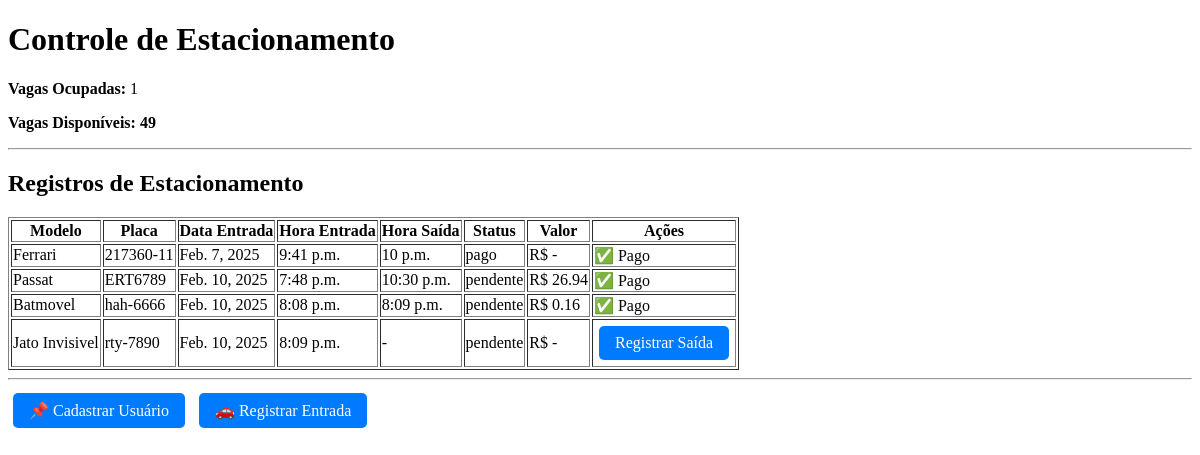
/, run on an earlier commit of the app's database.
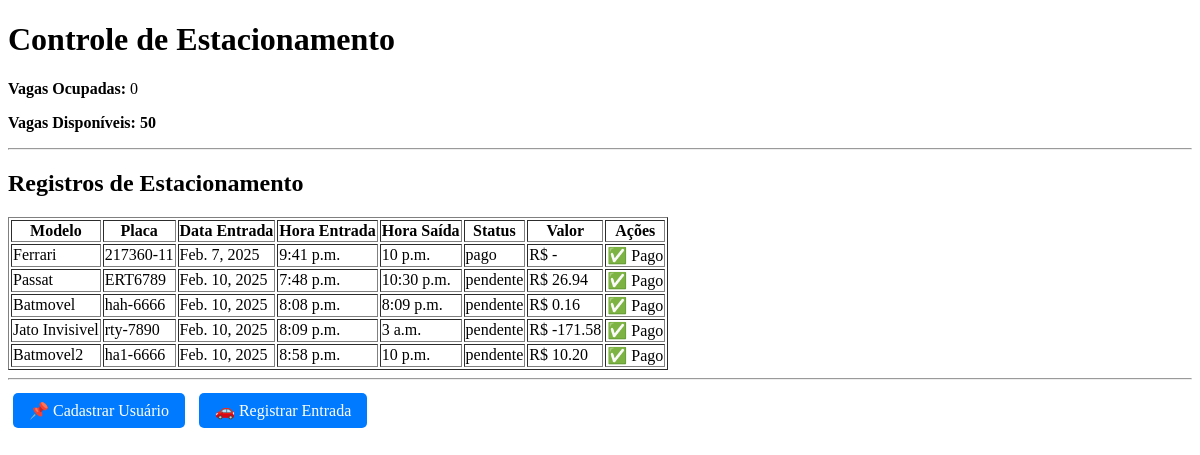
And on a later commit of the database.
### core/models.py (models this page shows, shortened)
class RegistroEstacionamento(models.Model):
    cliente = models.ForeignKey(Cliente, on_delete=models.CASCADE)
    modelo_carro = models.CharField(max_length=50)
    placa = models.CharField(max_length=10, unique=True)
    data_entrada = models.DateField(auto_now_add=True)
    hora_entrada = models.TimeField(auto_now_add=True)
    hora_saida = models.TimeField(null=True, blank=True)
    status_pagamento = models.CharField(
        max_length=10, choices=[('pago', 'Pago'), ('pendente', 'A pagar')], default='pendente'
    )
    valor_pago = models.DecimalField(max_digits=7, decimal_places=2, null=True, blank=True)

### core/views.py (the view)
# urls.py: path('', dashboard, name='dashboard'),
def dashboard(request):
    total_vagas = 50
    vagas_ocupadas = RegistroEstacionamento.objects.filter(hora_saida__isnull=True).count()
    vagas_disponiveis = total_vagas - vagas_ocupadas
    clientes = Cliente.objects.all()
    registros = RegistroEstacionamento.objects.all()
    return render(request, 'core/dashboard.html', {
        'clientes': clientes,  # Passando os clientes
        'registros': registros,  # Passando os registros de estacionamento
        'vagas_ocupadas': vagas_ocupadas,
        'vagas_disponiveis': vagas_disponiveis,
    })

### core/templates/core/dashboard.html (shortened to what this page needs)
<!DOCTYPE html>
<html lang="pt">
<head>
</head>
<body>
    <h1>Controle de Estacionamento</h1>
    <p><strong>Vagas Ocupadas:</strong> {{ vagas_ocupadas }}</p>
    <p><strong>Vagas Disponíveis:</strong> <b>{{ vagas_disponiveis }}</b></p>
    <hr>
    <h2>Registros de Estacionamento</h2>
    <table border="1">
        <tr>
            <th>Modelo</th>
            <th>Placa</th>
            <th>Data Entrada</th>
            <th>Hora Entrada</th>
            <th>Hora Saída</th>
            <th>Status</th>
            <th>Valor</th>
            <th>Ações</th>
        </tr>
        {% for registro in registros %}
        <tr>
            <td>{{ registro.modelo_carro }}</td>
            <td>{{ registro.placa }}</td>
            <td>{{ registro.data_entrada }}</td>
            <td>{{ registro.hora_entrada }}</td>
            <td>{{ registro.hora_saida|default:"-" }}</td>
            <td>{{ registro.status_pagamento }}</td>
            <td>R$ {{ registro.valor_pago|default:"-" }}</td>
            <td>
                {% if not registro.hora_saida %}
                    <a href="{% url 'registrar_saida' registro.id %}" class="button">Registrar Saída</a>
                {% else %}
                    ✅ Pago
                {% endif %}
            </td>
        </tr>
        {% empty %}
        <tr>
            <td colspan="8">Nenhum veículo registrado.</td>
        </tr>
        {% endfor %}
    </table>
    <hr>
    <a href="{% url 'cadastrar_cliente' %}" class="button">📌 Cadastrar Usuário</a>
    <a href="{% url 'registro_entrada' %}" class="button">🚗 Registrar Entrada</a>
</body>
</html>

What changed in the data, as far as the page shows it:
changed RegistroEstacionamento "Jato Invisivel": hora_saida "-" → "3 a.m."; valor_pago "-" → "-171.58"; hora_saida "Registrar Saída" → "✅ Pago"
added RegistroEstacionamento: modelo_carro "Batmovel2", placa "ha1-6666", data_entrada "Feb. 10, 2025", hora_entrada "8:58 p.m.", hora_saida "10 p.m.", status_pagamento "pendente", valor_pago "10.20", shows "✅ Pago"
Also different on the page:
{{ vagas_ocupadas }}: "1" → "0"
{{ vagas_disponiveis }}: "49" → "50"
